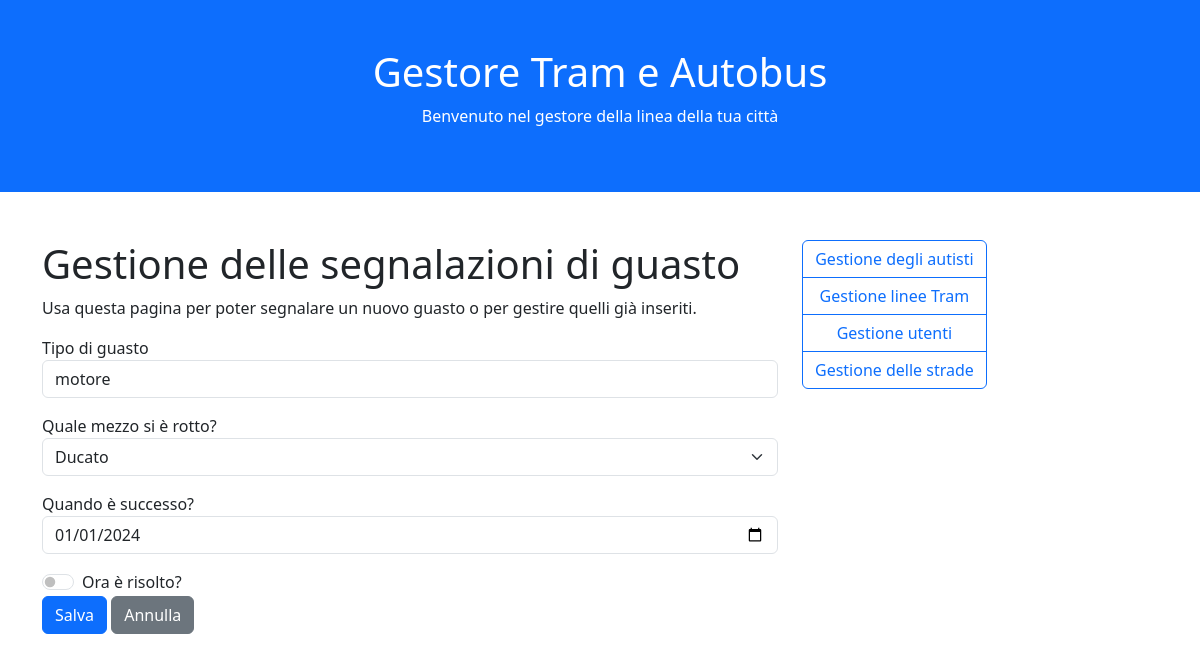
Page /Tram/guasti.php?azione=modifica&id=1 on the earlier database version.
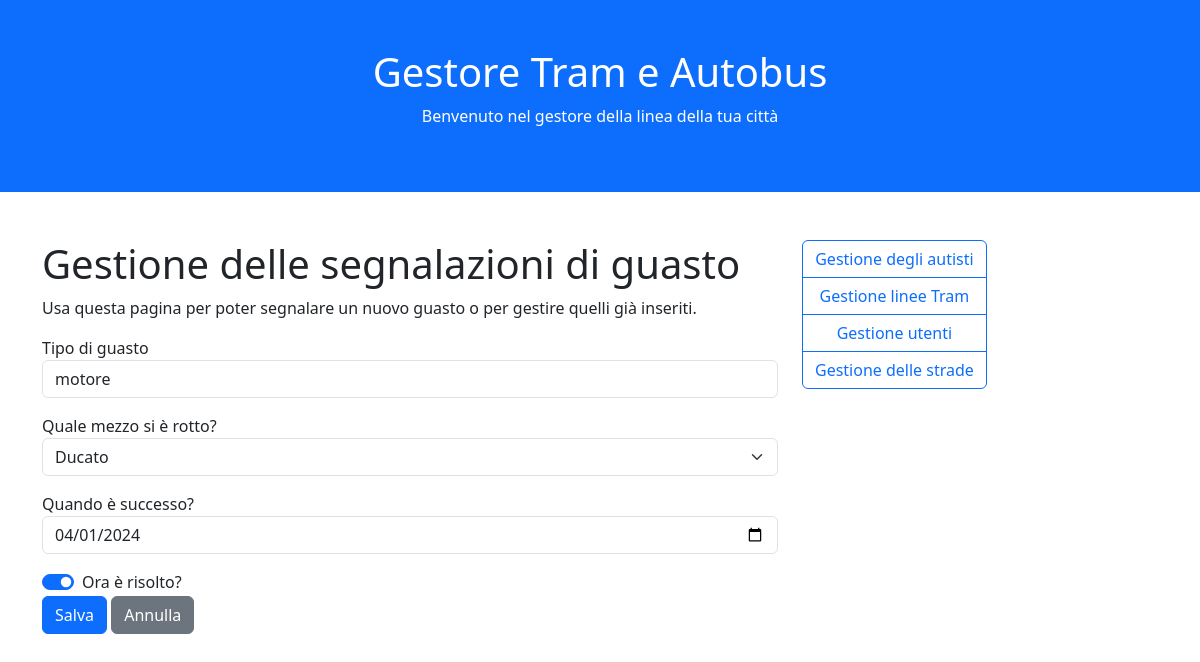
Same page on the later database version.
### tables this page shows
CREATE TABLE guasti (
    idguasto integer primary key autoincrement,
    idmezzo integer,
    tipo text,
    quando datetime,
    risolto boolean
);

CREATE TABLE mezzi (
    idmezzo integer primary key autoincrement,
    mezzo text,
    targa text,
    modello text,
    passeggeri int
);

### Tram/funzioni.php (the view, shortened to what this page needs)
<?php
	function EseguiDB($sql, $salva = false){
		$dbcon = new SQLite3(NOMEDB);
			$dati = $dbcon->query($sql);
		return $dati;
	}
	function ApriForm($azione = null, $metodo = "post"){
		if($azione == null){
			echo "<form method='".$metodo."'>";
		} else {
			echo "<form action='".$azione."' method='".$metodo."'>";
		}
	}
	function ChiudiForm($salva = "Salva", $annulla = "Annulla"){
		echo "
			<button class='btn btn-primary'>".$salva."</button>
			<button type='reset' class='btn btn-secondary'>".$annulla."</button>
			</form>";
	}
	function ScriviCampo($id, $label, $valore = "", $tipo = "text", $classe = "form-control"){
		switch($tipo){
			case "checkbox":
				echo "<p class='form-check form-switch'>
							<label class='form-check-label' for='".$id."'>".$label."</label>
							<input type='checkbox' value='si' id='".$id."' name='".$id."' class='form-check-input' ".($valore ? "checked" : "")." />
						</p>";
			break;
			default:
				echo "<p class='form-group'>
							<label for='".$id."'>".$label."</label>
							<input value='".$valore."' type='".$tipo."' id='".$id."' name='".$id."' class='".$classe."' />
						</p>";
			break;
		}
	}
	function ScriviTendina($id, $label, $chiave, $descrizione, $tabella, $valore = 0){
		$dati = EseguiDB("SELECT ".$chiave.", ".$descrizione."
							FROM ".$tabella."
							ORDER BY ".$descrizione.";");
		$opzioni = [];
		while($riga = $dati->fetchArray()){
			if($riga[$chiave] == $valore){
				$opzioni[] = "<option selected value=".$riga[$chiave].">
								".$riga[$descrizione]."
								</option>";
			} else {
				$opzioni[] = "<option value=".$riga[$chiave].">
								".$riga[$descrizione]."
								</option>";
			}
		}
		$opzioni = implode("", $opzioni);
		echo "<p class='form-group'>
					<label for='".$id."'>".$label."</label>
					<select class='form-select' id='".$id."' name='".$id."'>
						".$opzioni."
					</select>
				</p>";
	}

### Tram/parti/head.php (shortened to what this page needs)
<html>
	<head>
		<link href="https://cdn.jsdelivr.net/npm/bootstrap@5.3.3/dist/css/bootstrap.min.css" rel="stylesheet">
	</head>
	<body>
		<div class="container-fluid p-5 bg-primary text-white text-center">
			<h1>Gestore Tram e Autobus</h1>
			<p>Benvenuto nel gestore della linea della tua città</p>
		</div>
		<div class="container mt-5">
			<div class="row">
				<div class="col-md-8">

### Tram/guasti.php (shortened to what this page needs)
<?php
	include("parti/head.php");
	include("funzioni.php");
?>
	<h1>Gestione delle segnalazioni di guasto</h1>
	<p>
		Usa questa pagina per poter segnalare un nuovo guasto
		o per gestire quelli già inseriti.
	</p>
<?php
	switch($_GET["azione"]){
		case "modifica":
			if(empty($_POST)){
				$dati = EseguiDB("SELECT * FROM guasti WHERE idguasto=".intval($_GET["id"]));
				$riga = $dati->fetchArray();
				ApriForm();
					ScriviCampo("tipo", "Tipo di guasto", $riga["tipo"]);
					ScriviTendina("idmezzo", "Quale mezzo si è rotto?", "idmezzo", "mezzo", "mezzi", $riga["idmezzo"]);
					scriviCampo("risolto", "Ora è risolto?", $riga["risolto"], "checkbox");
				ChiudiForm();
			} else {
				ModificaDB("guasti", $_POST, "idguasto", $_GET["id"]);
				Messaggio("Modifica avvenuta!");
			}
		break;
	}
	include("parti/foot.php"); ?>

### Tram/parti/foot.php
				</div>
				<div class="col-md-4">
					<?php include("parti/menu.php"); ?>
				</div>
			</div>
		</div>
	</body>
</html>

### Tram/parti/menu.php
<div class="btn-group-vertical">
	<?php
		$voci = array(
					"Gestione degli autisti" => "autisti.php",
					"Gestione linee Tram" => "linee.php",
					"Gestione utenti" => "utenti.php",
					"Gestione delle strade" => "strade.php");
		foreach($voci as $label => $link){
			echo "<a class='btn btn-outline-primary' href='".$link."?azione=lista'>".$label."</a>";
		}
	?>
</div>

Differences in the rows shown:
changed guasti "motore": quando "01/01/2024" → "04/01/2024"; risolto "☐" → "☑"
